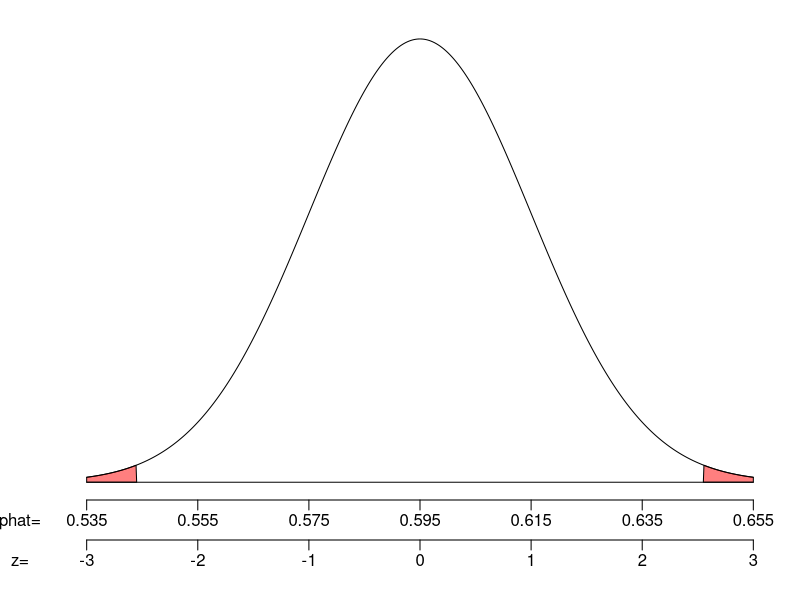

Write R code to recreate this figure.
## ---- chunk 1
## DATA GENERATION
options(scipen=999)
alpha = sample(c(0.2,0.1,0.05,0.04,0.02,0.01),1)
zstar = abs(qnorm(alpha/2))
while(T){
    p = round(runif(1,0.09,0.91),3)
    n = sample(1:10,1) * 10^sample(0:3,1)
    se = signif(sqrt(p*(1-p)/n),3)
    if (n*p>10 & n*(1-p)>10 & sqrt(n*p*(1-p))>7)
    {
        break
    }
}
z = round(runif(1,zstar-0.3,zstar+0.3),2) * sample(c(-1,1),1)
phat = signif(p+z*se,3)
z = round((phat-p)/se,2)
Pr = 2*round(pnorm(-abs(z)),4)
wrd2 = sample(c('not', 'not equal to', 'different than'),1)
if (Pr<alpha)
{
    wrd3 = 'reject'
    sym = '<'
} else {
    wrd3 = "don't reject"
    sym = '>'
}

## ---- chunk 2
par(mar=c(5,3,1,1))
zs = seq(-3,3,length=1000)
ys = dnorm(zs)
plot(zs, ys, 'l',xlim = c(-3,3), ylim = c(0,0.4),
     ann=FALSE,xaxt="n",yaxt="n",
     lwd=1,bty='n')
axis(side=1, line=0, at=-3:3, labels = FALSE)
mtext(signif(p+(-3:3)*se,3),side=1,line=0.5,at=-3:3)
mtext(c("phat="),line=0.5,side=1,at=-3.6)
axis(side=1, line=2,at=-3:3, labels = FALSE)
mtext(-3:3,side=1,line=2.5,at=-3:3)
mtext(c("z="),line=2.5,side=1,at=-3.6)
polygon(c(zs[zs<=-abs(z)], -abs(z), -3),c(ys[zs<=-abs(z)], 0, 0), col=rgb(1,0,0,0.5))
polygon(c(zs[zs>=abs(z)], 3, abs(z)),c(ys[zs>=abs(z)], 0, 0), col=rgb(1,0,0,0.5))
lines(c(-3,3),c(0,0),'l',lwd=1)
